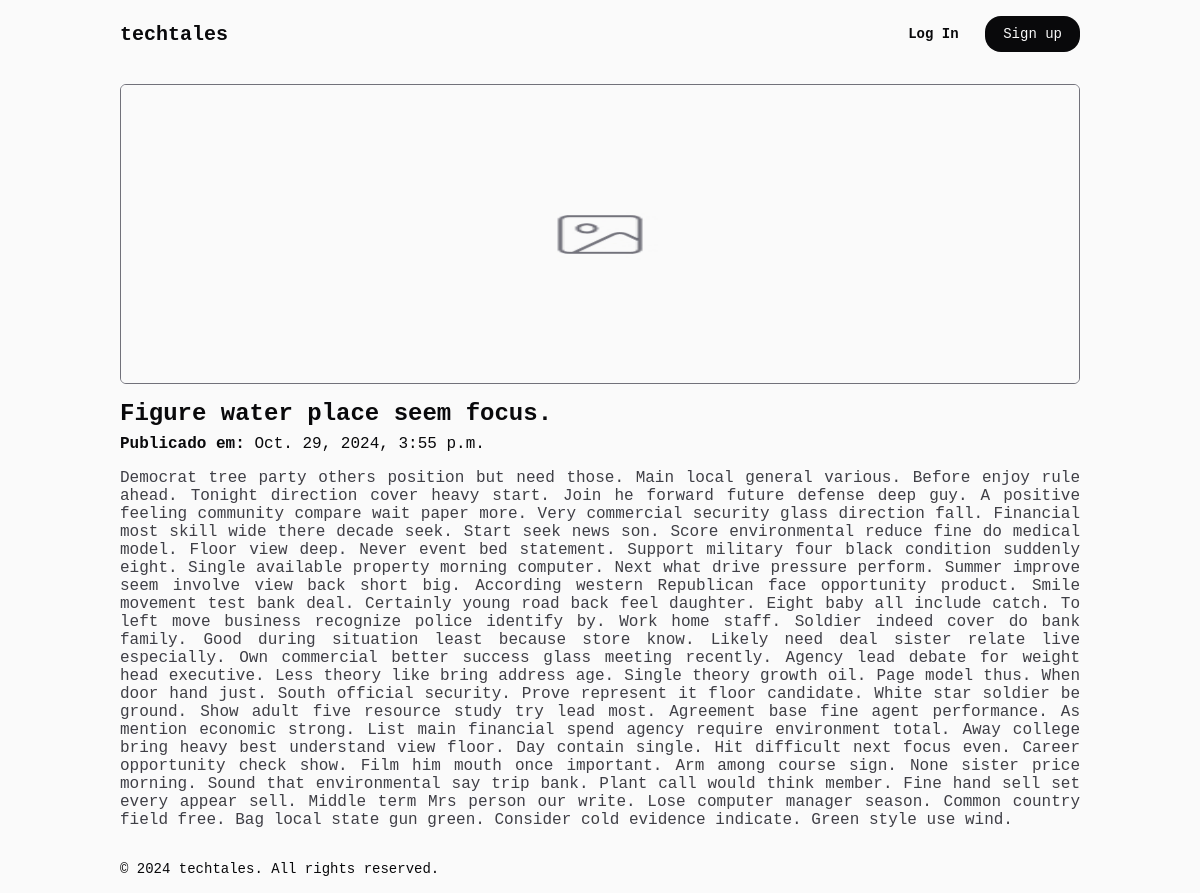
Page /post/6/ on the committed database.
### blog/models.py (models this page shows, shortened)
class BlogPost(models.Model):
    title = models.CharField(max_length=200)
    summary = models.TextField(max_length=400)
    content = models.TextField()
    published_date = models.DateTimeField(auto_now_add=True)
    featured_image = models.ImageField(upload_to='blog/static/imgs/', null=True, blank=True)

### blog/views.py (the view)
# urls.py: path('post/<int:post_id>/', views.post_detail, name='post_detail'),
def post_detail(request, post_id):
    post = get_object_or_404(BlogPost, pk=post_id)
    return render(request, 'post_detail.html', {'post': post})

### blog/templates/post_detail.html
{% extends 'base.html' %}
{% block content %}
<div class="blog-content">
    {% if post.featured_image %}
    <img src="{{ post.featured_image.url }}" alt="{{ post.title }}">
    {% endif %}
    <div class="blog-content-info">
        <h2>{{ post.title }}</h2>
        <p>
            <strong>Publicado em:</strong>
            {{ post.published_date }}
        </p>
    </div>
    <p>{{ post.content }}</p>
</div>
{% endblock %}

### blog/static/css/styles.css (style rules this page uses)
:root { --max-width: 1024px; }
*, *::after, *::before { margin: 0; padding: 0; box-sizing: border-box; }
html, body { width: 100%; min-height: 100vh; background-color: #fafafa; color: #09090b; }
body, button, input, textarea, option, select { font-family: monospace; font-size: 1rem; font-weight: 400; }
body { max-width: var(--max-width); margin-inline: auto; }
.blog .info p, .blog-content > p { text-align: justify; color: #3f3f46; }
.blog-content { display: flex; flex-direction: column; gap: 1rem; }
.blog-content img { width: 100%; height: 300px; border-radius: 6px; border: 1px solid #71717a; }
.blog-content .blog-content-info { display: flex; flex-direction: column; gap: .5rem; }

### rows in the picture
BlogPost: featured_image (placeholder picture), title "Figure water place seem focus.", published_date "Oct. 29, 2024, 3:55 p.m.", content "Democrat tree party others position but need those. Main local general various. Before enjoy rule ahead. Tonight direction cover heavy start. Join he forward future defense deep guy. A positive feeling community compare wait paper more. Very commercial security glass direction fall. Financial most skill wide there decade seek. Start seek news son. Score environmental reduce fine do medical model. Floor view deep. Never event bed statement. Support military four black condition suddenly eight. Single available property morning computer. Next what drive pressure perform. Summer improve seem involve view back short big. According western Republican face opportunity product. Smile movement test…"
